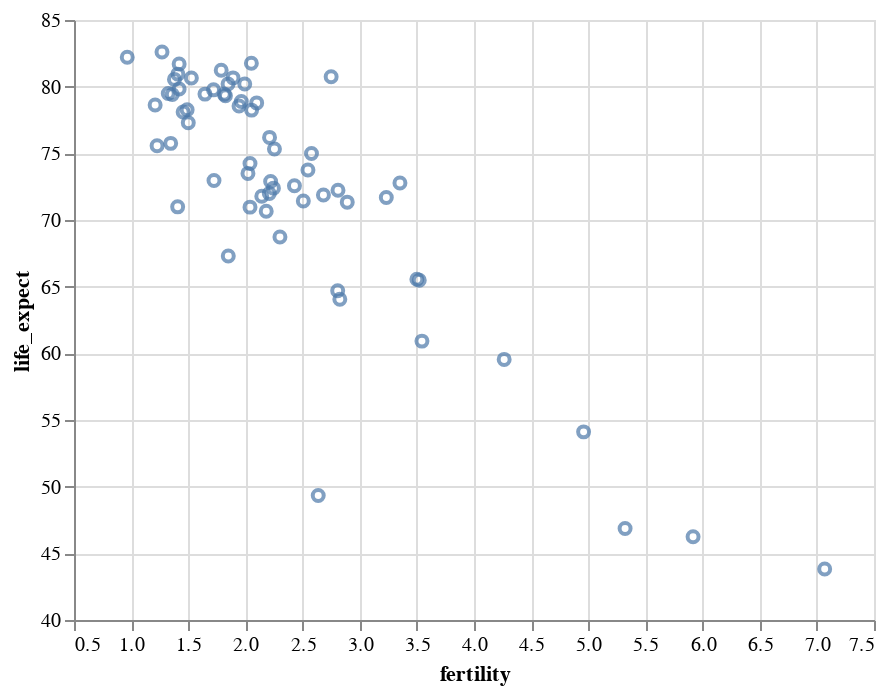

Notebook source saved alongside this figure:
### Code cell
# adjust scale
alt.Chart(gap2005).mark_point().encode(
    alt.X("fertility", scale=alt.Scale(zero=False)),
    alt.Y("life_expect", scale=alt.Scale(zero=False))
)

### Figure 1 — Vega-Lite specification as saved in the notebook (floating-point values rounded to 4 significant figures)
{"$schema": "https://vega.github.io/schema/vega-lite/v3.4.0.json", "config": {"mark": {"tooltip": null}, "view": {"height": 300, "width": 400}}, "data": {"name": "data-ba34af65c64e2b3a5a008687b8c69f55"}, "datasets": {"data-ba34af65c64e2b3a5a008687b8c69f55": [{"cluster": 0, "country": "Afghanistan", "fertility": 7.069, "life_expect": 43.83, "pop": 29928987, "year": 2005}, {"cluster": 3, "country": "Argentina", "fertility": 2.254, "life_expect": 75.32, "pop": 39537943, "year": 2005}, {"cluster": 3, "country": "Aruba", "fertility": 2.04, "life_expect": 74.24, "pop": 71566, "year": 2005}, {"cluster": 4, "country": "Australia", "fertility": 1.788, "life_expect": 81.23, "pop": 20090437, "year": 2005}, {"cluster": 1, "country": "Austria", "fertility": 1.42, "life_expect": 79.83, "pop": 8184691, "year": 2005}, {"cluster": 3, "country": "Bahamas", "fertility": 2.022, "life_expect": 73.5, "pop": 301790, "year": 2005}, {"cluster": 0, "country": "Bangladesh", "fertility": 2.826, "life_expect": 64.06, "pop": 144319628, "year": 2005}, {"cluster": 3, "country": "Barbados", "fertility": 1.5, "life_expect": 77.3, "pop": 278870, "year": 2005}, {"cluster": 1, "country": "Belgium", "fertility": 1.646, "life_expect": 79.44, "pop": 10364388, "year": 2005}, {"cluster": 3, "country": "Bolivia", "fertility": 3.5, "life_expect": 65.55, "pop": 8857870, "year": 2005}, {"cluster": 3, "country": "Brazil", "fertility": 2.245, "life_expect": 72.39, "pop": 186112794, "year": 2005}, {"cluster": 3, "country": "Canada", "fertility": 1.527, "life_expect": 80.65, "pop": 32805041, "year": 2005}, {"cluster": 3, "country": "Chile", "fertility": 1.944, "life_expect": 78.55, "pop": 15980912, "year": 2005}, {"cluster": 4, "country": "China", "fertility": 1.725, "life_expect": 72.96, "pop": 1303182268, "year": 2005}, {"cluster": 3, "country": "Colombia", "fertility": 2.22, "life_expect": 72.89, "pop": 42954279, "year": 2005}, {"cluster": 3, "country": "Costa Rica", "fertility": 2.099, "life_expect": 78.78, "pop": 4016173, "year": 2005}, {"cluster": 1, "country": "Croatia", "fertility": 1.346, "life_expect": 75.75, "pop": 4495904, "year": 2005}, {"cluster": 3, "country": "Cuba", "fertility": 1.49, "life_expect": 78.27, "pop": 11346670, "year": 2005}, {"cluster": 3, "country": "Dominican Republic", "fertility": 2.81, "life_expect": 72.23, "pop": 9049595, "year": 2005}, {"cluster": 3, "country": "Ecuador", "fertility": 2.578, "life_expect": 74.99, "pop": 13363593, "year": 2005}, {"cluster": 5, "country": "Egypt", "fertility": 2.891, "life_expect": 71.34, "pop": 77505756, "year": 2005}, {"cluster": 3, "country": "El Salvador", "fertility": 2.683, "life_expect": 71.88, "pop": 6704932, "year": 2005}, {"cluster": 1, "country": "Finland", "fertility": 1.825, "life_expect": 79.31, "pop": 5223442, "year": 2005}, {"cluster": 1, "country": "France", "fertility": 1.892, "life_expect": 80.66, "pop": 60656178, "year": 2005}, {"cluster": 1, "country": "Georgia", "fertility": 1.407, "life_expect": 70.99, "pop": 4677401, "year": 2005}, {"cluster": 1, "country": "Germany", "fertility": 1.36, "life_expect": 79.41, "pop": 82431390, "year": 2005}, {"cluster": 1, "country": "Greece", "fertility": 1.325, "life_expect": 79.48, "pop": 10668354, "year": 2005}, {"cluster": 3, "country": "Grenada", "fertility": 2.302, "life_expect": 68.72, "pop": 89502, "year": 2005}, {"cluster": 3, "country": "Haiti", "fertility": 3.545, "life_expect": 60.92, "pop": 8121622, "year": 2005}, {"cluster": 4, "country": "Hong Kong", "fertility": 0.966, "life_expect": 82.21, "pop": 6898686, "year": 2005}, {"cluster": 1, "country": "Iceland", "fertility": 2.052, "life_expect": 81.76, "pop": 296737, "year": 2005}, {"cluster": 0, "country": "India", "fertility": 2.807, "life_expect": 64.7, "pop": 1080264388, "year": 2005}, {"cluster": 4, "country": "Indonesia", "fertility": 2.182, "life_expect": 70.65, "pop": 218465000, "year": 2005}, {"cluster": 5, "country": "Iran", "fertility": 2.04, "life_expect": 70.96, "pop": 68017860, "year": 2005}, {"cluster": 5, "country": "Iraq", "fertility": 4.264, "life_expect": 59.55, "pop": 26074906, "year": 2005}, {"cluster": 1, "country": "Ireland", "fertility": 1.964, "life_expect": 78.89, "pop": 4015676, "year": 2005}, {"cluster": 5, "country": "Israel", "fertility": 2.75, "life_expect": 80.75, "pop": 6276883, "year": 2005}, {"cluster": 1, "country": "Italy", "fertility": 1.379, "life_expect": 80.55, "pop": 58103033, "year": 2005}, {"cluster": 3, "country": "Jamaica", "fertility": 2.429, "life_expect": 72.57, "pop": 2735520, "year": 2005}, {"cluster": 4, "country": "Japan", "fertility": 1.27, "life_expect": 82.6, "pop": 127417244, "year": 2005}, {"cluster": 2, "country": "Kenya", "fertility": 4.959, "life_expect": 54.11, "pop": 33829590, "year": 2005}, {"cluster": 4, "country": "South Korea", "fertility": 1.85, "life_expect": 67.3, "pop": 22912177, "year": 2005}, {"cluster": 4, "country": "North Korea", "fertility": 1.21, "life_expect": 78.62, "pop": 48640671, "year": 2005}, {"cluster": 5, "country": "Lebanon", "fertility": 2.209, "life_expect": 71.99, "pop": 3826018, "year": 2005}, {"cluster": 3, "country": "Mexico", "fertility": 2.211, "life_expect": 76.19, "pop": 106202903, "year": 2005}, {"cluster": 1, "country": "Netherlands", "fertility": 1.721, "life_expect": 79.76, "pop": 16407491, "year": 2005}, {"cluster": 4, "country": "New Zealand", "fertility": 1.994, "life_expect": 80.2, "pop": 4035461, "year": 2005}, {"cluster": 2, "country": "Nigeria", "fertility": 5.322, "life_expect": 46.86, "pop": 128765768, "year": 2005}, {"cluster": 1, "country": "Norway", "fertility": 1.848, "life_expect": 80.2, "pop": 4593041, "year": 2005}, {"cluster": 0, "country": "Pakistan", "fertility": 3.521, "life_expect": 65.48, "pop": 162419946, "year": 2005}, {"cluster": 3, "country": "Peru", "fertility": 2.506, "life_expect": 71.42, "pop": 27925628, "year": 2005}, {"cluster": 4, "country": "Philippines", "fertility": 3.233, "life_expect": 71.69, "pop": 87857473, "year": 2005}, {"cluster": 1, "country": "Poland", "fertility": 1.227, "life_expect": 75.56, "pop": 38557984, "year": 2005}, {"cluster": 1, "country": "Portugal", "fertility": 1.455, "life_expect": 78.1, "pop": 10566212, "year": 2005}, {"cluster": 2, "country": "Rwanda", "fertility": 5.917, "life_expect": 46.24, "pop": 8440820, "year": 2005}, {"cluster": 5, "country": "Saudi Arabia", "fertility": 3.352, "life_expect": 72.78, "pop": 26417599, "year": 2005}, {"cluster": 2, "country": "South Africa", "fertility": 2.637, "life_expect": 49.34, "pop": 44344136, "year": 2005}, {"cluster": 1, "country": "Spain", "fertility": 1.409, "life_expect": 80.94, "pop": 40341462, "year": 2005}, {"cluster": 1, "country": "Switzerland", "fertility": 1.42, "life_expect": 81.7, "pop": 7489370, "year": 2005}, {"cluster": 1, "country": "Turkey", "fertility": 2.143, "life_expect": 71.78, "pop": 69660559, "year": 2005}, {"cluster": 1, "country": "United Kingdom", "fertility": 1.815, "life_expect": 79.42, "pop": 60441457, "year": 2005}, {"cluster": 3, "country": "United States", "fertility": 2.054, "life_expect": 78.24, "pop": 295734134, "year": 2005}, {"cluster": 3, "country": "Venezuela", "fertility": 2.547, "life_expect": 73.75, "pop": 25375281, "year": 2005}]}, "encoding": {"x": {"field": "fertility", "scale": {"zero": false}, "type": "quantitative"}, "y": {"field": "life_expect", "scale": {"zero": false}, "type": "quantitative"}}, "mark": "point"}
